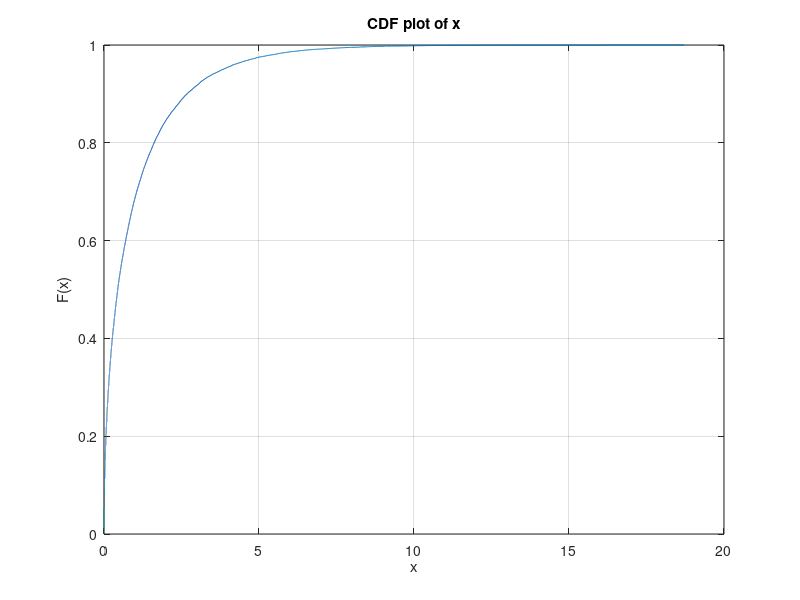

MATLAB code to generate this figure: (Note: this script raises an error after producing the figure.)
%%
% 17.8 will use a small subset of gaussian samples, transform to chi
% square the distances and make new N(0,1) samples.
%
% 13.8 draft. still does not work well
% 10.8 test for non Gaussian data

clc; clear; close all;
rng('default');

%%
mu = 0; sigma = 1; 
omega = 0.1; 
beta = 2*sigma^2/omega^2;

% Generate N points from some distribution (here, this is a gaussian
% mixture)
N = 1001;
mu1 = 1; sigma1 = omega; 
mu2 = 3; sigma2 = omega;
x_orig = [mu1 + sigma1*randn(floor(N/2),1); mu2 + sigma2*randn(ceil(N/2),1) ]; 

% first N/2 points are nodes close to the point mu1. last N/2 points are
% nodes close to mu2.
% also note that sigma1=sigma2=omega, since I want the Gaussian kernel to
% reflect correctly the closeness of points on the original manifold
used_ind = 1:N/4;
v = x_orig(used_ind, :);

d = pdist(v, 'euclidean');
z = d.^2/(2*omega^2); % normalized squared distances. Should be distributed as chi-square, since here, the nodes are Gaussian points in R
figure(1); clf;
h = cdfplot(z); hold on;
k = size(v,2);
plot(z, cdf('Chisquare', z, k), '.');
legend('z estimated CDF', 'Chi squared CDF');
h.LineStyle = ':';
h.Marker = 's';
title('CDF of squared distances on original manifold');

%%
% In the general case, the squared distances on the original manifold are
% not chi-square distributed.
% Transform squared distances to chi-squared distribution using the inverse
% probability integral transform:

f = h.YData'; %CDF estimated values
ind = f > 0.01 & f < 0.99;
f = f(ind);
pos = h.XData';
pos = pos(ind);
pos_tilde = icdf('Chisquare', f, k); %G^{-1} mapping

% Model G^{-1}(F) which maps original squared distances to new squared
% distances
PolyOrder = 5;
A = ModelPolyMatrix(pos, PolyOrder);
c_hat = lsqnonneg(A, pos_tilde(:)); % to assure monotone solution restricting to non negative coefs

figure(2); clf;
plot(A*c_hat, '.');
xlabel('z');
ylabel('tilde z');
grid;

%% Use this model to obtain square distances on the new manifold:
B = ModelPolyMatrix(d(:).^2, PolyOrder);
z_tilde=B*c_hat;
d_tilde = sqrt(z_tilde);

[Y, lam] = cmdscale(d_tilde',15);
v_tilde = Y(:,1);
figure(3); clf;
subplot(211); plot(v, v_tilde, 'x'); xlabel('v'); ylabel('tilde v'); title('mapping from original nodes positions to new nodes positions');
subplot(212); plot(d, d_tilde, 'x', sort(d), sort(d), 'k.-'); 
xlabel('d'); ylabel('tilde d'); title('mapping from the original distances to new distances');

%% define mapping from w to tilde_w:
w_vec = exp(-z(:));
w_tilde_vec = exp(-z_tilde);
C = ModelPolyMatrix(w_vec(:), PolyOrder);
q = pinv(C'*C)*(C'*w_tilde_vec);

figure(4); clf;
hold on; plot(w_vec, w_tilde_vec, '.', 'DisplayName', 'tilde w');
plot(w_vec, C*q, 'o', 'DisplayName', 'model');
xlabel('w');
legend();
% unfortunatelly this is not the mapping in the spectrum domain. We need to
% think how to compute that.

%% show numerical eigenvectors of the full set and analytical eigefunctions:
all_ind = 1:N/2; %use first cluster
z_all = abs((x_orig(all_ind,:)-x_orig(all_ind,:)').^2)/(2*omega^2);
W=exp(-z_all);
M = 5;
[V, La] = eigs(W,M);
figure(5); clf;
subplot(311); plot(x_orig(all_ind,1),V,'.'); title('numerical');

% calc analytical expressions (only on the first N/4 entries here)
[Phi_a, lambda_a] = CalcAnalytical(v_tilde, mu, sigma, omega);
p_of_x = normpdf(v_tilde, mu, omega);


R = Phi_a'*Phi_a,
% normalization issue...
[rV, rLa] = eig(R); minusSqrtR=rV*diag(1./sqrt(diag(rLa)));
% orthogonalize:
nPhi_a = Phi_a*minusSqrtR; % normalized phi analytic
nPhi_a'*nPhi_a,
subplot(312), plot(v_tilde, Phi_a, '.'); title('analytical')

% numeric on the new manifold:
W_tilde=exp(-abs((v_tilde-v_tilde').^2)/(2*omega^2));
[tV, tLa] = eigs(W_tilde,M);
subplot(313); plot(v_tilde, tV, '.'); title('numerical on the new manifold')


%% make a noisy graph signal
f=V*randn(M,1); % Assume that the signal lies exactly in the lower numerical eigenspace
noisy_f = f+ 0.1*randn(size(f));
% now we will remove the noise by projecting onto the lower eigenspace:
% first use the original eigenvectors:
noisy_f_transform = V'*noisy_f;
f_cleaned = V*noisy_f_transform;

figure(6); clf;
h=plot(x_orig(all_ind,1),f,'*',x_orig(all_ind), noisy_f, 'x', x_orig(all_ind), f_cleaned, 's', 'MarkerSize', 3);
xlabel('node v_i pos'); 
legend('original graph signal', 'measured noisy version', 'cleaned using full numerical eigenspace');
h(1).MarkerSize=7;

% clean using the new eigenvectors
f_cleaned2 = tV*(tV'*noisy_f(1:N/4));
hold on;
f_cleaned3 = nPhi_a*(nPhi_a'*noisy_f(1:N/4));
plot(x_orig(1:N/4), f_cleaned3, '.', 'DisplayName', 'cleaned by projecting onto W-tilde analytical and whitened vectors'); legend;

function A = ModelPolyMatrix(pos, PolyOrder)
A = zeros(length(pos), PolyOrder+1);
for n=0:PolyOrder
    A(:,n+1)=pos.^n;
end
end

function [Phi_a, lambda_a] = CalcAnalytical(x,mu,sigma,omega)
if nargin<4 || isempty(omega)
    omega = 1;
end
if nargin<3 || isempty(sigma)
    sigma = 1;
end
N = length(x);
beta = 2*sigma^2/omega^2;
hermite_arg = (1/4 + beta/2)^(1/4)*(x-mu)/sigma;
M = 5;
Hm = zeros(N,M);
Phi_a = zeros(N,M);
lambda_a = zeros(M,1);
exp_term = exp( -((x-mu).^2/(2*sigma^2)) * ((sqrt(1+2*beta)-1)/2) );
for m=0:M-1
    Hm(:,m+1) = hermiteH(m, hermite_arg);
    normFactor = (1+2*beta)^(1/8)/sqrt(2^m*factorial(m));
    Phi_a(:,m+1) = normFactor * exp_term .* Hm(:,m+1);
    lambda_a(m+1) = sqrt(2/(1+beta+sqrt(1+2*beta))) * (beta/(1+beta+sqrt(1+2*beta)))^m;
end
end
